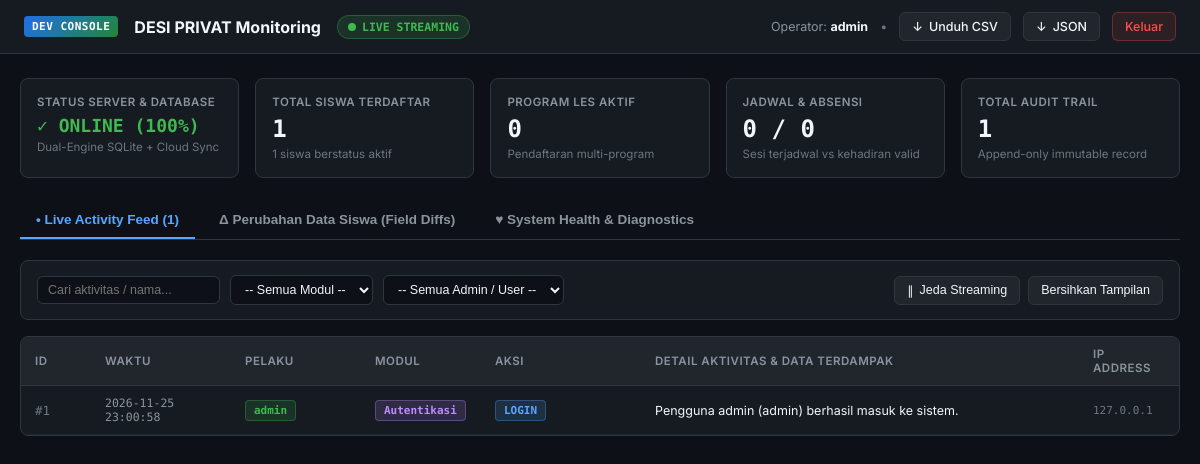
Screenshot of /developer/dashboard (signed in) with the database file from the repository.
### tables this page shows
CREATE TABLE audit_logs (
    id INTEGER PRIMARY KEY AUTOINCREMENT,
    user_id INTEGER REFERENCES users(id) ON DELETE SET NULL,
    user_name TEXT,
    action_type TEXT NOT NULL,
    target_entity TEXT NOT NULL,
    target_id TEXT,
    details TEXT,
    ip_address TEXT,
    created_at DATETIME DEFAULT CURRENT_TIMESTAMP
, module_name TEXT, old_values TEXT, new_values TEXT, fields_changed TEXT, status_code INTEGER DEFAULT 200);

### routes/developer.py (the view)
@developer_bp.route("/")
@developer_bp.route("/dashboard")
@developer_required
def dashboard():
    st_count = query_db("SELECT COUNT(*) as c FROM students", one=True)["c"]
    st_active = query_db("SELECT COUNT(*) as c FROM students WHERE status = 'aktif'", one=True)["c"]
    parent_count = query_db("SELECT COUNT(*) as c FROM parents", one=True)["c"]
    prog_count = query_db("SELECT COUNT(*) as c FROM programs WHERE status = 'aktif'", one=True)["c"]
    sp_count = query_db("SELECT COUNT(*) as c FROM student_programs WHERE status = 'aktif'", one=True)["c"]
    sched_count = query_db("SELECT COUNT(*) as c FROM schedules", one=True)["c"]
    att_count = query_db("SELECT COUNT(*) as c FROM attendance", one=True)["c"]
    audit_count = query_db("SELECT COUNT(*) as c FROM audit_logs", one=True)["c"]
    integrity_status = "ok"
    try:
        conn = get_direct_connection()
        integrity_status = conn.execute("PRAGMA integrity_check").fetchone()[0]
        conn.close()
    except Exception as e:
        integrity_status = str(e)
    db_engine = "Supabase PostgreSQL" if is_postgres() else "Dual-Engine SQLite + Cloud Sync"
    admins = query_db("SELECT DISTINCT user_name FROM audit_logs WHERE user_name IS NOT NULL AND user_name != '' ORDER BY user_name ASC")
    modules = query_db("SELECT DISTINCT module_name FROM audit_logs WHERE module_name IS NOT NULL ORDER BY module_name ASC")
    recent_activities = get_audit_logs(limit=50)
    student_diffs = get_student_change_logs(limit=25)
    system_metrics = {
        "students_total": st_count,
        "students_active": st_active,
        "parents_total": parent_count,
        "programs_active": prog_count,
        "student_programs_active": sp_count,
        "schedules_total": sched_count,
        "attendances_total": att_count,
        "audit_logs_total": audit_count,
        "db_engine": db_engine,
        "db_integrity": integrity_status,
        "server_time": datetime.now().strftime("%Y-%m-%d %H:%M:%S")
    }
    return render_template(
        "developer/dashboard.html",
        metrics=system_metrics,
        admins=admins,
        modules=modules,
        activities=recent_activities,
        student_diffs=student_diffs,
        dev_user=session.get("developer_username", "developer"),
        login_time=session.get("developer_login_at", "-")
    )

### routes/developer.py (called while the page is built)
def developer_required(f):
    @wraps(f)
    def decorated_function(*args, **kwargs):
        if not session.get("is_developer"):
            if request.path.startswith("/developer/api/"):
                return jsonify({"error": "Akses ditolak. Diperlukan sesi developer yang valid."}), 403
            flash("Silakan masuk dengan akun developer untuk mengakses dashboard pemantauan.", "warning")
            return redirect(url_for("developer.login", next=request.url))
        return f(*args, **kwargs)
    return decorated_function

### services/audit_service.py (called while the page is built)
def get_student_change_logs(student_id=None, limit=50):
    query = """
        SELECT id, user_id, user_name, action_type, module_name, target_entity,
               target_id, details, old_values, new_values, fields_changed,
               status_code, ip_address, created_at
        FROM audit_logs
        WHERE (target_entity = 'students' OR target_entity = 'student_programs')
          AND fields_changed IS NOT NULL AND fields_changed != ''
    """
    args = []
    if student_id:
        query += " AND target_id = ?"
        args.append(str(student_id))
    query += " ORDER BY id DESC LIMIT ?"
    args.append(limit)
    return query_db(query, args)

### services/database_service.py (called while the page is built)
def is_postgres(db_path=None):
    global _pg_connection_failed
    if db_path is not None:
        return False
    if getattr(Config, "TESTING", False):
        return False
    db_url = getattr(Config, "DATABASE_URL", None)
    if not (db_url and str(db_url).strip().startswith("postgres")):
        return False
    if _pg_connection_failed:
        return False
    return True

def _ensure_vercel_db(path):
    if getattr(Config, "IS_VERCEL", False) and not getattr(Config, "TESTING", False) and not is_postgres():
        p = Path(path)
        try:
            from services.cloud_sync_service import sync_from_cloud
            synced = sync_from_cloud(force=not p.exists())
            if synced:
                return
        except Exception:
            pass
        if not p.exists():
            seed = Path(__file__).resolve().parent.parent / "database" / "desi_privat.db"
            if seed.exists():
                import shutil
                try:
                    os.makedirs(p.parent, exist_ok=True)
                    shutil.copyfile(seed, p)
                    os.chmod(p, 0o666)
                except Exception:
                    pass

### templates/developer/dashboard.html (shortened to what this page needs)
<!DOCTYPE html>
<html lang="id">
<head>
</head>
<body>
  <header class="topbar">
    <div class="topbar-left">
      <span class="logo-badge">DEV CONSOLE</span>
      <span class="brand-title">DESI PRIVAT Monitoring</span>
      <span class="live-status" id="liveIndicator">
        <span class="pulse-dot"></span>
        <span id="liveText">LIVE STREAMING</span>
      </span>
    </div>
    <div class="topbar-right">
      <span style="color: var(--text-muted);">Operator: <strong style="color: var(--text-main);">{{ dev_user }}</strong></span>
      <span style="color: var(--text-dim);">&bull;</span>
      <a href="{{ url_for('developer.export_audit_logs', format='csv') }}" class="btn-dev" title="Download Riwayat Log CSV">
        <span>&darr;</span> Unduh CSV
      </a>
      <a href="{{ url_for('developer.export_audit_logs', format='json') }}" class="btn-dev" title="Download Riwayat Log JSON">
        <span>&darr;</span> JSON
      </a>
      <a href="{{ url_for('developer.logout') }}" class="btn-dev btn-dev-danger">
        Keluar
      </a>
    </div>
  </header>
  <div class="dashboard-container">
    <section class="metrics-grid">
      <div class="metric-card">
        <div class="metric-label">Status Server & Database</div>
        <div class="metric-value" style="color: var(--accent-green); font-size: 18px;">
          {% if metrics.db_integrity == 'ok' %}
            &check; ONLINE (100%)
          {% else %}
            &excl; WARNING ({{ metrics.db_integrity }})
          {% endif %}
        </div>
        <div class="metric-sub">{{ metrics.db_engine }}</div>
      </div>
      <div class="metric-card">
        <div class="metric-label">Total Siswa Terdaftar</div>
        <div class="metric-value">{{ metrics.students_total }}</div>
        <div class="metric-sub">{{ metrics.students_active }} siswa berstatus aktif</div>
      </div>
      <div class="metric-card">
        <div class="metric-label">Program Les Aktif</div>
        <div class="metric-value">{{ metrics.student_programs_active }}</div>
        <div class="metric-sub">Pendaftaran multi-program</div>
      </div>
      <div class="metric-card">
        <div class="metric-label">Jadwal & Absensi</div>
        <div class="metric-value">{{ metrics.schedules_total }} / {{ metrics.attendances_total }}</div>
        <div class="metric-sub">Sesi terjadwal vs kehadiran valid</div>
      </div>
      <div class="metric-card">
        <div class="metric-label">Total Audit Trail</div>
        <div class="metric-value" id="metricAuditCount">{{ metrics.audit_logs_total }}</div>
        <div class="metric-sub">Append-only immutable record</div>
      </div>
    </section>
    <nav class="tab-bar">
      <button class="tab-btn active" onclick="switchTab('liveFeedTab', this)">
        <span>&bull;</span> Live Activity Feed (<span id="feedCount">{{ activities|length }}</span>)
      </button>
      <button class="tab-btn" onclick="switchTab('studentDiffsTab', this)">
        <span>&Delta;</span> Perubahan Data Siswa (Field Diffs)
      </button>
      <button class="tab-btn" onclick="switchTab('systemHealthTab', this)">
        <span>&hearts;</span> System Health & Diagnostics
      </button>
    </nav>
    <div id="liveFeedTab" class="tab-content active">
      <div class="control-bar">
        <div class="filter-group">
          <input type="text" id="filterSearch" class="filter-input" placeholder="Cari aktivitas / nama..." oninput="applyFilters()">
          <select id="filterModule" class="filter-select" onchange="applyFilters()">
            <option value="">-- Semua Modul --</option>
          </select>
          <select id="filterAdmin" class="filter-select" onchange="applyFilters()">
            <option value="">-- Semua Admin / User --</option>
          </select>
        </div>
        <div style="display: flex; gap: 8px;">
          <button id="btnPauseStream" class="btn-dev" onclick="toggleStreamPause()">
            <span id="pauseIcon">&par;</span> <span id="pauseText">Jeda Streaming</span>
          </button>
          <button class="btn-dev" onclick="clearFeedTable()">
            Bersihkan Tampilan
          </button>
        </div>
      </div>
      <div class="table-container">
        <table class="dev-table" id="activitiesTable">
          <thead>
            <tr>
              <th style="width: 70px;">ID</th>
              <th style="width: 140px;">Waktu</th>
              <th style="width: 130px;">Pelaku</th>
              <th style="width: 120px;">Modul</th>
              <th style="width: 160px;">Aksi</th>
              <th>Detail Aktivitas & Data Terdampak</th>
              <th style="width: 100px;">IP Address</th>
            </tr>
          </thead>
          <tbody id="activitiesBody">
            {% for act in activities %}
            <tr data-module="{{ act.module_name or '' }}" data-user="{{ act.user_name or '' }}" data-text="{{ act.details or '' }}">
              <td style="font-family: var(--code-font); color: var(--text-dim);">#{{ act.id }}</td>
              <td style="font-family: var(--code-font); font-size: 11.5px; color: var(--text-muted);">{{ act.created_at }}</td>
              <td><span class="badge badge-admin">{{ act.user_name or 'system' }}</span></td>
              <td><span class="badge badge-module">{{ act.module_name or 'Operasional' }}</span></td>
              <td><span class="badge badge-action">{{ act.action_type }}</span></td>
              <td>
                <div>{{ act.details }}</div>
              </td>
              <td style="font-family: var(--code-font); font-size: 11px; color: var(--text-dim);">{{ act.ip_address or '-' }}</td>
            </tr>
            {% endfor %}
          </tbody>
        </table>
      </div>
    </div>
  </div>
</body>
</html>

### rows the page displays
audit_logs: user_name "admin", id "1", created_at "2026-11-25 23:00:58", module_name "Autentikasi", action_type "LOGIN", details "Pengguna admin (admin) berhasil masuk ke sistem.", ip_address "127.0.0.1"

### other values shown
{{ metrics.db_engine }} "Dual-Engine SQLite + Cloud Sync"
{{ metrics.students_total }} "1"
{{ metrics.students_active }} "1"
{{ metrics.student_programs_active }} "0"
{{ metrics.schedules_total }} "0"
{{ metrics.attendances_total }} "0"
{{ metrics.audit_logs_total }} "1"
{{ activities|length }} "1"
